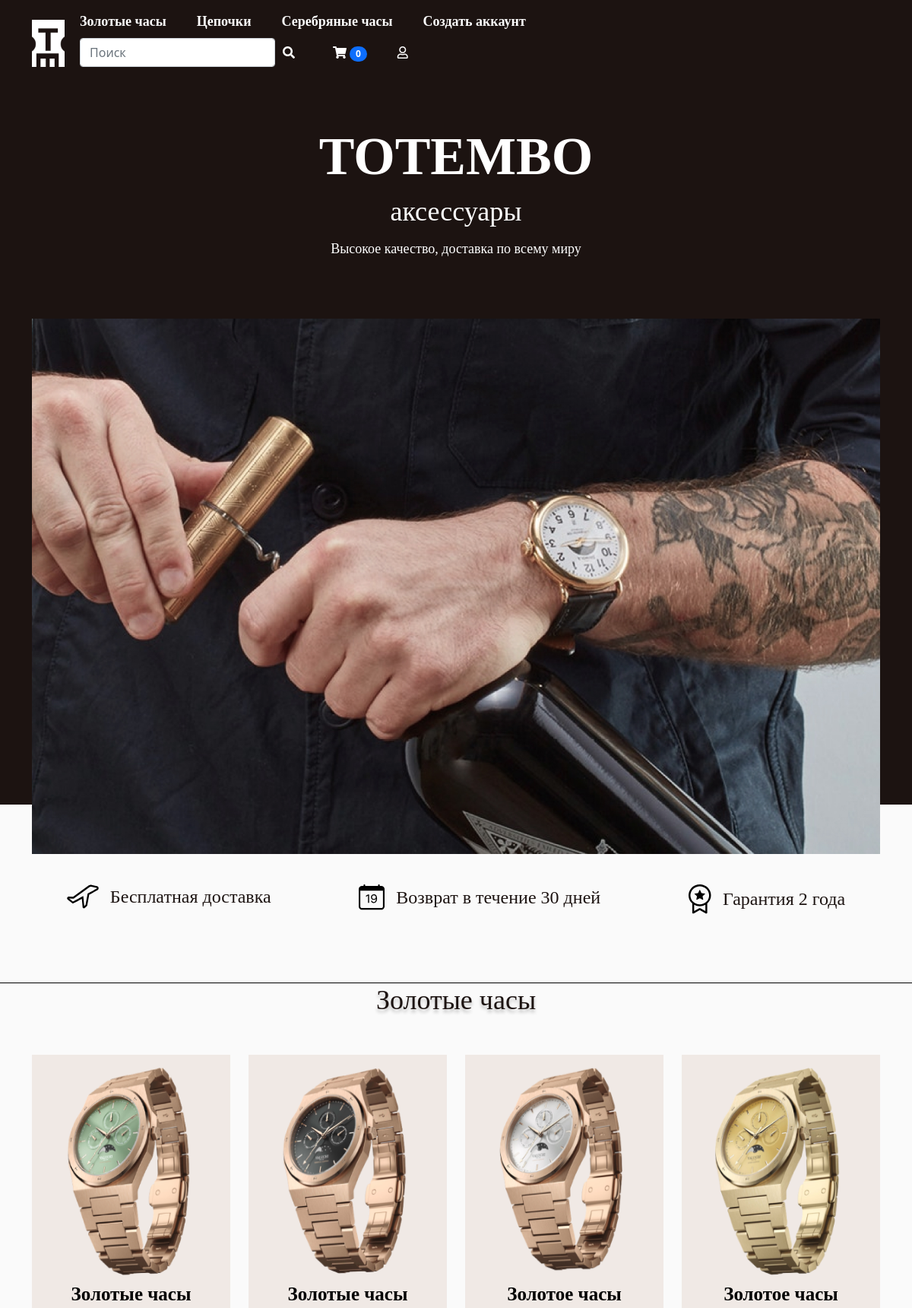
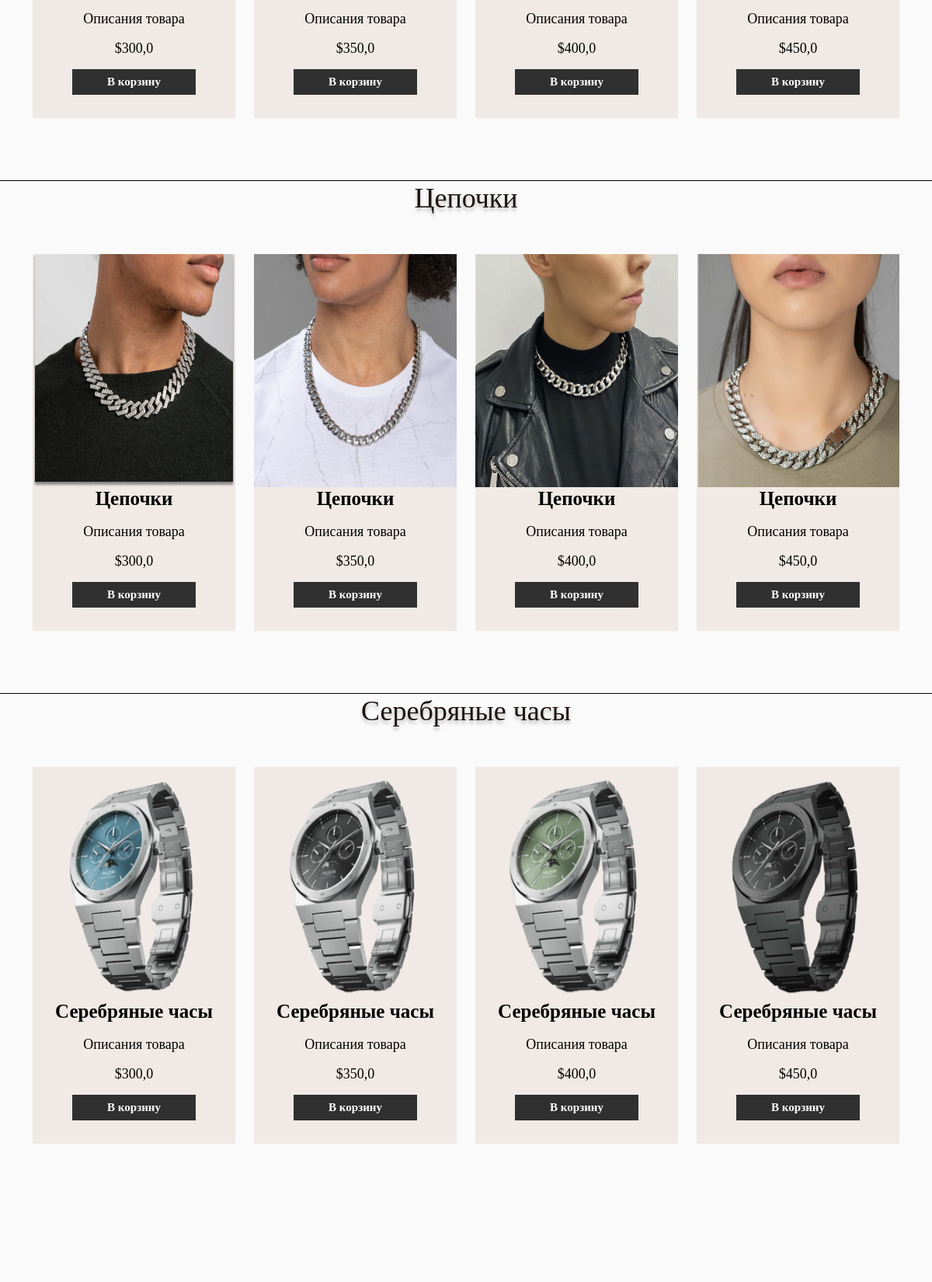
The page / (upper part) on the database its author committed (2 pictures, top to bottom).
### store/models.py (models this page shows, shortened)
class Category(models.Model):
    title = models.CharField(max_length=255, unique=True)
    def get_absolute_url(self):
        return reverse('product_list_by_category', kwargs={'pk': self.pk})

class Product(models.Model):
    name = models.CharField(max_length=255)
    price = models.FloatField()
    image = models.ImageField(null=True, blank=True)
    created_at = models.DateTimeField(auto_now_add=True)
    description = models.TextField(default='Описания товара')
    quantity = models.PositiveIntegerField()
    is_published = models.BooleanField(default=True)
    category = models.ForeignKey(Category, on_delete=models.CASCADE)
    def get_absolute_url(self):
        return reverse('product_detail', kwargs={'pk': self.pk})

### store/views.py (the view)
# urls.py: path('', ProductList.as_view(), name='product_list'),
class ProductList(ListView):
    model = Product
    extra_context = {
        'title': 'Главная страница',
        'send_form': SendCommentForm()
    }
    context_object_name = 'categories'
    template_name = 'store/product_list.html'
    def get_queryset(self):
        categories = Category.objects.all()
        data = []
        for category in categories:
            products = Product.objects.filter(
                category=category, is_published=True)[:4]
            data.append({
                'title': category.title,
                'products': products
            })
        return data
    def get_context_data(self, object_list=None, **kwargs):
        context = super(ProductList, self).get_context_data(**kwargs)
        context["title"] = 'Главная страница'
        return context

### store/forms.py
class SendCommentForm(forms.Form):
    email = forms.CharField(widget=forms.EmailInput(
        attrs={
            "class": 'email_form-input flex-grow-1 mb-3',
            'placeholder': 'Email..'
        }
    ))
    comment = forms.CharField(widget=forms.TextInput(
        attrs={
            'class': 'text_form-input flex-grow-1 mb-3',
            'placeholder': 'Оставьте отзыв'
        }
    ))

### store/templatetags/store_tags.py (called while the page is built)
@register.simple_tag()
def get_categories():
    return Category.objects.all()

@register.simple_tag()
def get_cart_product_quantity(request):
    data = cart_data(request)
    return data['cart_products_quantity']

### store/utils.py (called while the page is built, shortened)
def get_session_cart(request):
    session = request.session
    cart = session.get(settings.CART_SESSION_ID)
    if not cart:
        cart = session['cart'] = {
        }
    items = []
    order = {
        'cart_total_price': 0,
        'cart_products_quantity': 0,
        'shipping': True,
    }
    cart_products_quantity = order['cart_products_quantity']
    session.modified = True
    return {
        'order': order,
        'products': items,
        'cart_products_quantity': cart_products_quantity
    }

def cart_data(request):
    if request.user.is_authenticated:
        customer, created = Customer.objects.get_or_create(user=request.user, name=request.user.username, email=request.user.email)
        order, created = Order.objects.get_or_create(customer=customer, complete=False)
        products = order.orderproduct_set.all()
        cart_products_quantity = order.cart_products_quantity
    else:
        session_cart = get_session_cart(request)
        order = session_cart['order']
        products = session_cart['products']
        cart_products_quantity = session_cart['cart_products_quantity']
    return {
        'order': order,
        'products': products,
        'cart_products_quantity':cart_products_quantity
    }

### store/templates/store/product_list.html (shortened to what this page needs)
{% extends 'base.html' %}
{% load static %}
{% block main %}
<main>
    {% include 'store/components/_guarantees.html' %}
    {% for category in categories %}
    <section class="products-section">
        <h2 class="main_title text-center" style="border-top: 1px solid black">{{ category.title }}</h2>
        <div class="container">
            <div class="row">
                {% for product in category.products %}
                <div class="col-12 col-sm-6 col-md-4 col-lg-3">
                    {% include 'store/components/_product_card.html' %}
                </div>
                {% endfor %}
            </div>
        </div>
    </section>
    {% endfor %}
</main>
{% endblock main %}

### templates/components/_header_nav.html
{% load store_tags %}
{% get_categories as categories %}
<div class="">
    <ul class="header_nav-menu d-flex justify-content-center flex-wrap text-center {% if 'category' in request.path %} border-dark {% endif %}">
        {% for category in categories %}
        <li class="header_nav-item mt-3 mt-lg-0">
            <a class="header_nav-link " href="{{ category.get_absolute_url }}">{{ category.title }}</a>
        </li>
        {% endfor %}
        <li class="header_nav-item mt-3 mt-lg-0">
            {% if not request.user.is_authenticated %}
                <a class="header_nav-link" href="{% url 'user_form' %}">Создать аккаунт</a>
            {% endif %}
        </li>
    </ul>
</div>

### store/templates/store/components/_product_card.html
<div class="product_card text-center">
    <a class="product_card-detail"
       {% if product.quantity > 0 %}
        href="{{ product.get_absolute_url }}"
        {% endif %}>
        <div class="w-100">
            <img class="product_card-img img-fluid" style="height:300px;" src="{{ product.image.url }}" alt="">
        </div>
        <div class="product_card-description">
            <p class="product_card-name">{{ product.name }}</p>
            <p class="product_card-desc">{{ product.description }}</p>
            <p class="product_card-price">${{ product.price }}</p>
        </div>
    </a>
    {% if product.quantity > 0 %}
        <a href="{% url 'to_cart' product_id=product.pk action='add' %}" class="product_card-btn">В корзину</a>
    {% else %}
        <a href="" class="product_card-txt">Нет в наличии</a>
    {% endif %}
</div>

### static/css/style.css (style rules this page uses)
ul, li { padding: 0; margin: 0; }
a, li { text-decoration: none; list-style: none; }
.main_title { font-family: Montserrat; font-weight: normal; font-size: 36px; line-height: 44px; color: #1C1311; margin-top: 50px; margin-bottom: 50px; text-shadow: 0 4px 4px rgba(0, 0, 0, 0.25); }
.header_nav-item { list-style: none; }
.header_nav-link { font-family: Montserrat; font-weight: 600; font-size: 18px; color: #fff; line-height: 22px; margin: 0 20px; text-decoration: none; }
.product_card { position: relative; box-sizing: border-box; background: #F0E9E5; margin-bottom: 30px; transition: all 1s; padding-bottom: 30px; }
.product_card-description { padding: 0 15px; }
.product_card-name { font-family: Montserrat; font-weight: 600; font-size: 25px; line-height: 30px; color: #000000; }
.product_card-desc { font-family: Montserrat; font-weight: normal; font-size: 18px; line-height: 22px; color: #000000; }
.product_card-price { font-family: Montserrat; font-style: normal; font-weight: normal; font-size: 18px; line-height: 22px; color: #000000; }
.product_card-btn { position: relative; top: 0; left: 0; display: inline-block; padding: 10px 45px; background: #303030; font-family: Montserrat; font-style: normal; font-weight: bold; font-size: 15px; line-height: 13px; color: #FFFFFF; transition: all 0.5s; }

### static/store/css/additional_style.css (style rules this page uses)
body { background-color: hsl(0, 0%, 98%); }
h1, h2, h3, h4, h5, h6 { color: hsl(0, 0%, 30%); }

### rows shown on the page
Category: title "Золотые часы", title "Золотые часы"
Category: title "Цепочки", title "Цепочки"
Category: title "Серебряные часы", title "Серебряные часы"
Product: image (picture), name "Золотые часы", description "Описания товара", price "300,0", quantity "В корзину"
Product: image (picture), name "Золотые часы", description "Описания товара", price "350,0", quantity "В корзину"
Product: image (picture), name "Золотое часы", description "Описания товара", price "400,0", quantity "В корзину"
Product: image (picture), name "Золотое часы", description "Описания товара", price "450,0", quantity "В корзину"
Product: image (picture), name "Цепочки", description "Описания товара", price "300,0", quantity "В корзину"
Product: image (picture), name "Цепочки", description "Описания товара", price "350,0", quantity "В корзину"
Product: image (picture), name "Цепочки", description "Описания товара", price "400,0", quantity "В корзину"
Product: image (picture), name "Цепочки", description "Описания товара", price "450,0", quantity "В корзину"
Product: image (picture), name "Серебряные часы", description "Описания товара", price "300,0", quantity "В корзину"
Product: image (picture), name "Серебряные часы", description "Описания товара", price "350,0", quantity "В корзину"
Product: image (picture), name "Серебряные часы", description "Описания товара", price "400,0", quantity "В корзину"
Product: image (picture), name "Серебряные часы", description "Описания товара", price "450,0", quantity "В корзину"

### other values the page prints
{{ cart_products_quantity }} "0"
